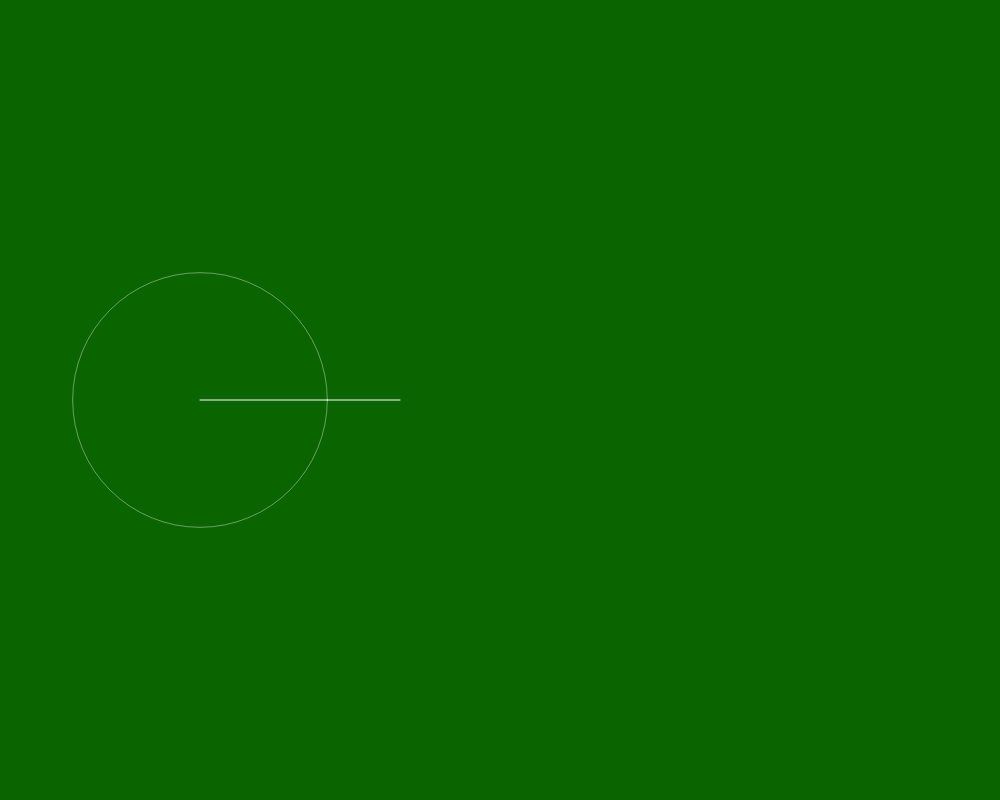
Frame 1 (no input)
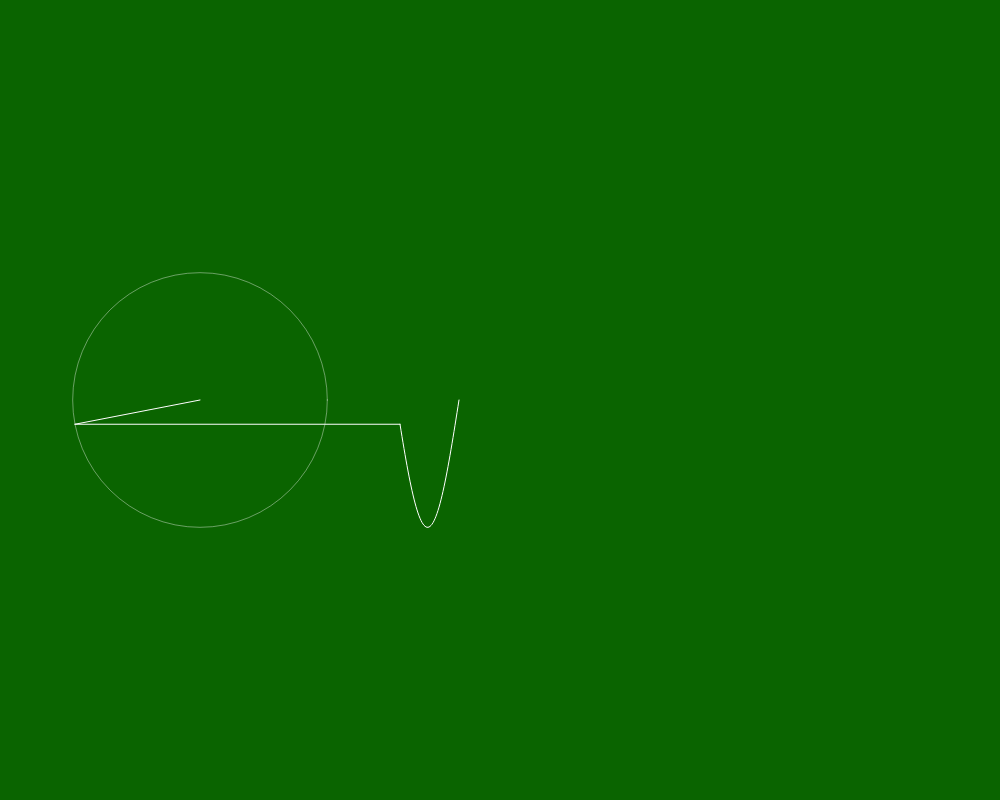
Frame 60 (no input)
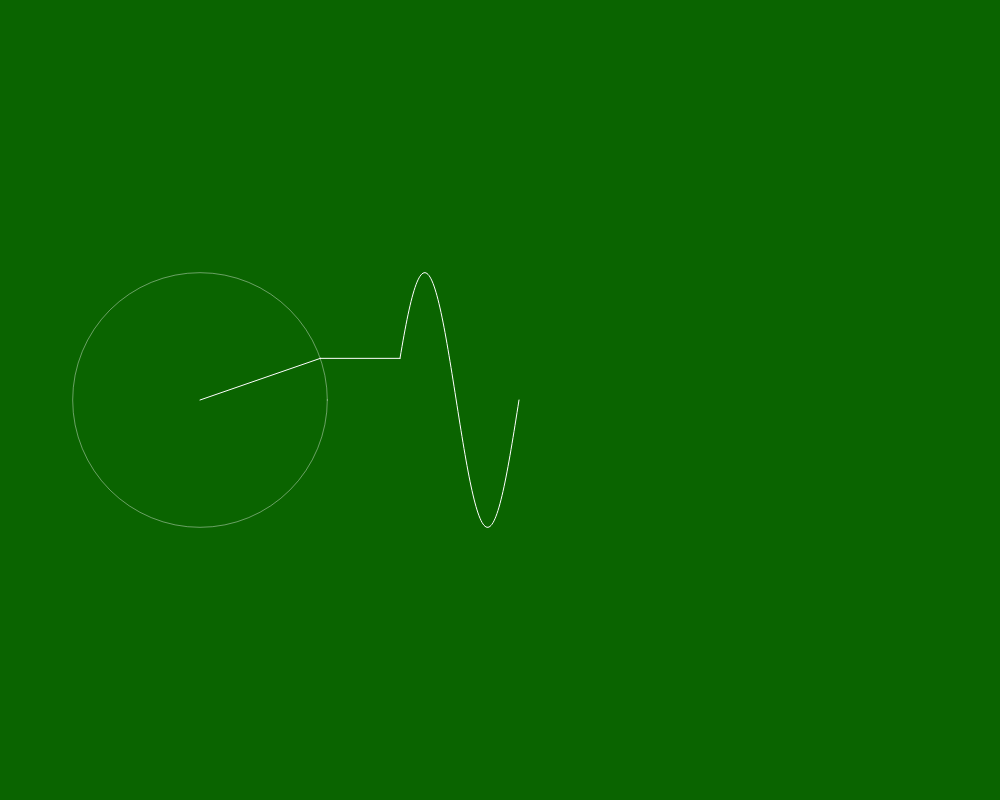
Frame 120 (the mouse pressed at the canvas centre since frame 60)

The p5.js sketch that drew these frames (run headless with seeded random() and noise() and a simulated clock; from frame 60 on, the mouse is pressed at the canvas centre):

// p5.js sketch
// ── sketch.js
let time = 0;
let wave = []; 
let slider;

function setup()
{
	createCanvas(1000,800);
	slider = createSlider(1,100,1);
}

function draw()
{
    background(10,100,0);
    translate(200,400);

    stroke(255);
	noFill();
	
	let x = 0;
	let y = 0;

	for(let i=0;i<slider.value();i++)
	{
		let prevx = x;
		let prevy = y;

		let n = 2*i+1;
		let radius = 100 * ((4/n)/PI);
	
		x += radius * cos(n * time);
		y += radius * sin(n * time);
		

		stroke(255,100);
		noFill();
		ellipse(prevx,prevy,radius*2);

		//fill(255);
		stroke(255);
		line(prevx,prevy,x,y);
	}

	wave.unshift(y);

	translate(200,0);
	line(x-200,y,0,wave[0]);

	beginShape();
	noFill();
	for(let i = 0;i<wave.length;i++)
	{
		vertex(i,wave[i]);
	}
	endShape();

    time += 0.05;
}
